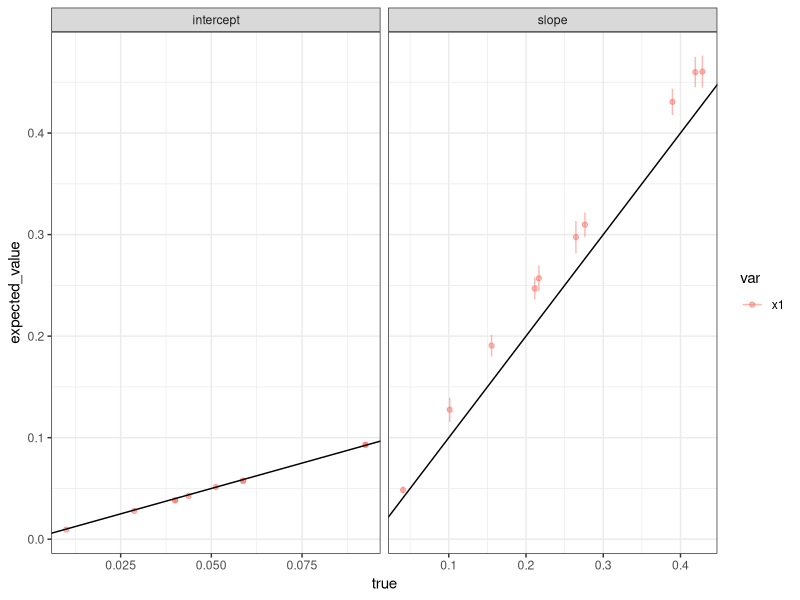
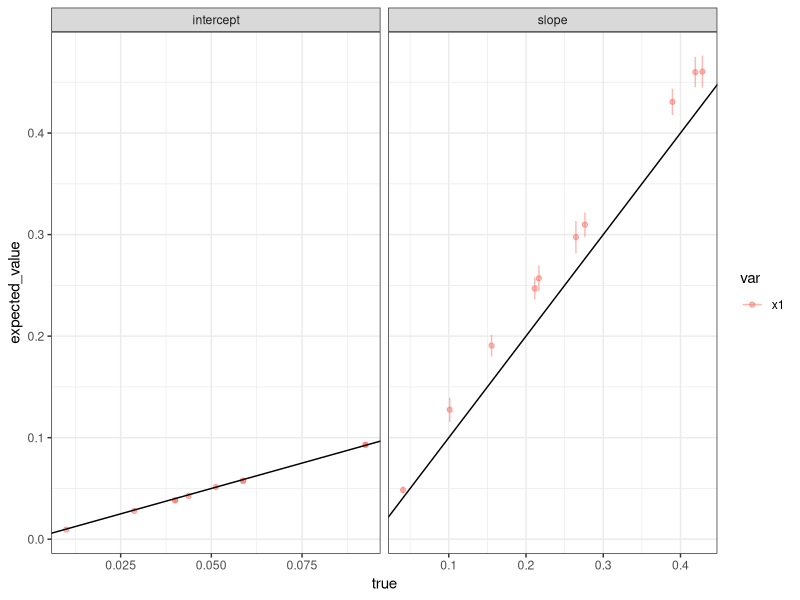

Here is the R script that generated these plots, in order:

# load packages
library(tidyverse)
library(boot)

# load simulations
sims_df <- read_csv("out/sims.csv") %>%
  glimpse()

sum_df <- sims_df %>%
  gather(quantity, estimate, slope, intercept) %>%
  glimpse() %>%
  group_by(quantity, var, p_min, p_max) %>%
  summarize(expected_value = mean(estimate), 
            n = n(),
            se = sd(estimate)/sqrt(n()), 
            ci_lwr = t.test(estimate, conf.int = TRUE)$conf.int[1],
            ci_upr = t.test(estimate, conf.int = TRUE)$conf.int[2]) %>%
  mutate(true = ifelse(quantity == "intercept", p_min, p_max - p_min)) %>%
  glimpse()

ggplot(sum_df, aes(x = true, 
                   y = expected_value, 
                   ymin = ci_lwr,
                   ymax = ci_upr,
                   color = var)) + 
  geom_point(alpha = 0.5) + 
  geom_errorbar(width = 0, alpha = 0.5) + 
  facet_wrap(~ quantity, scales = "free_x") + 
  geom_abline(slope = 1, intercept = 0) + 
  theme_bw()


ggsave("plot-sims.png", height = 5, width = 8)